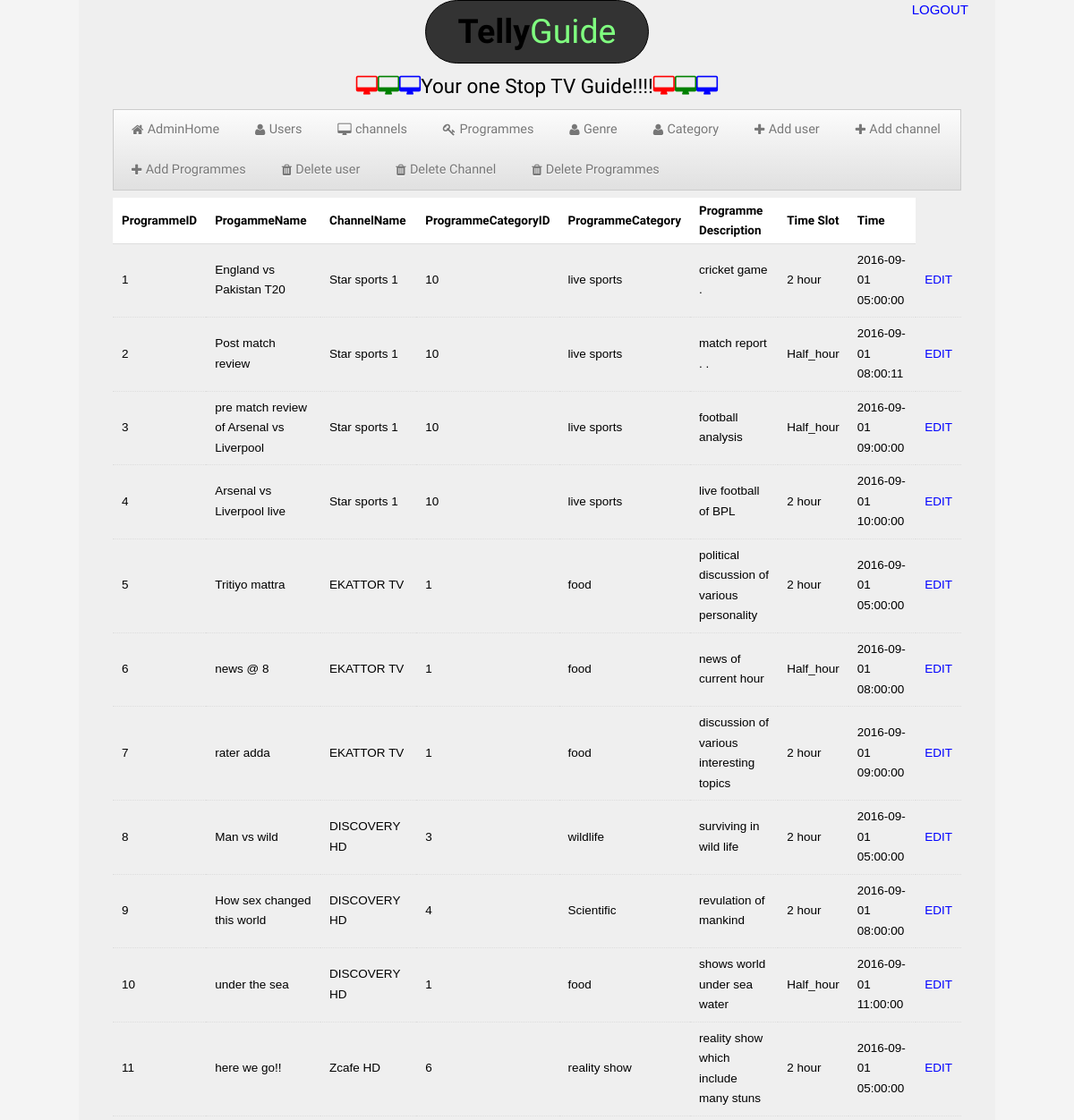
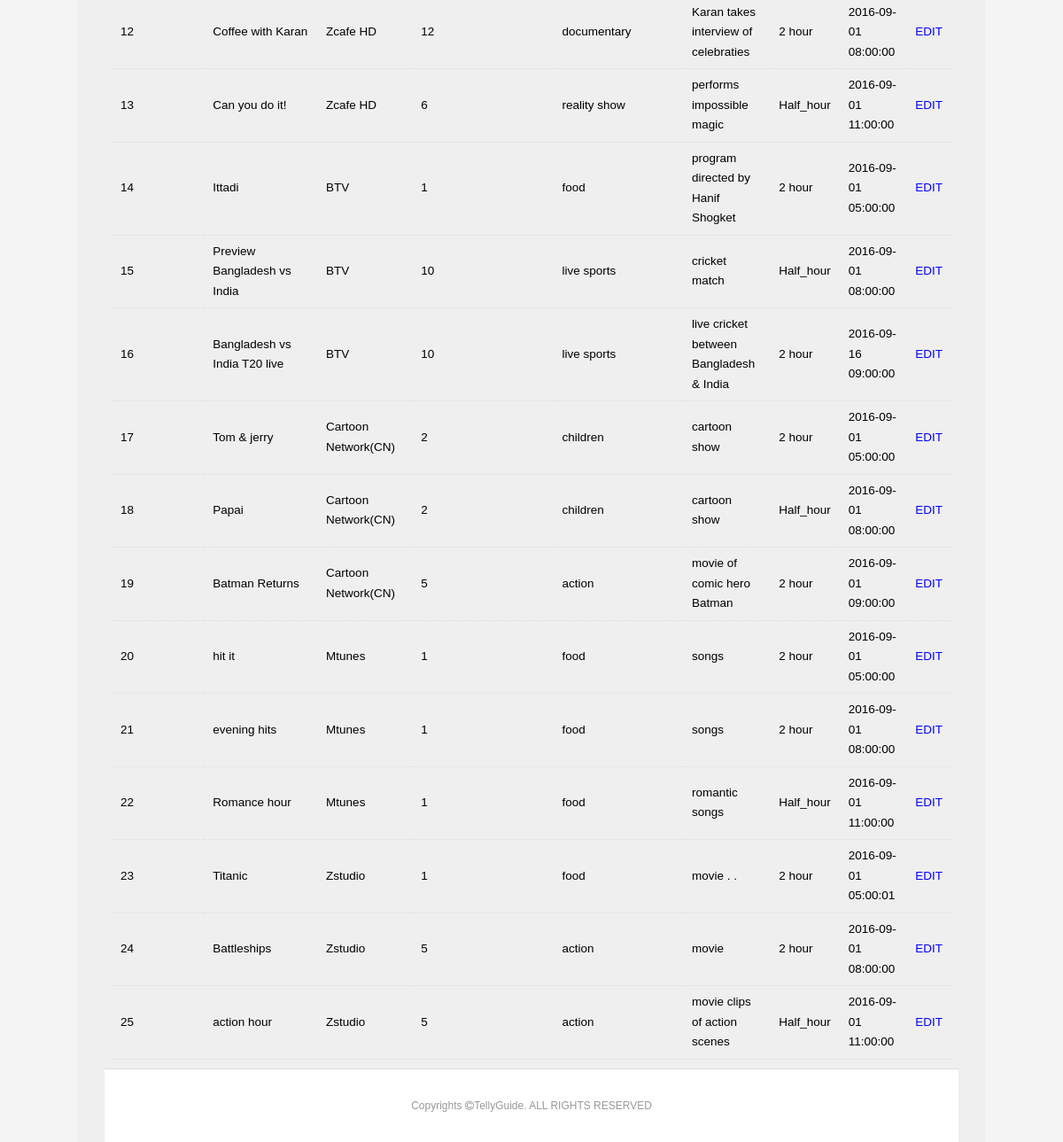
The app's page /viewprogrammes.php (signed in) with its own data (2 pictures, top to bottom).
### tables this page shows
CREATE TABLE `programme` (
  `ProgrammeID` int(11) NOT NULL,
  `ChannelID` int(11) NOT NULL,
  `ProgrameName` varchar(50) NOT NULL,
  `GenreID` int(11) NOT NULL,
  `ProgrammeDescription` varchar(750) NOT NULL,
  `ProgrammeTime` datetime NOT NULL,
  `TimeSlotID` int(11) NOT NULL
);

CREATE TABLE `channel` (
  `ChannelID` int(11) NOT NULL,
  `ChannelName` varchar(50) NOT NULL,
  `ChannelDescription` text NOT NULL,
  `ChannelLOGOUrl` varchar(50) NOT NULL,
  `ChannelCategoryID` int(11) NOT NULL
);

CREATE TABLE `genre` (
  `GenreID` int(11) NOT NULL,
  `GenreName` varchar(50) NOT NULL
);

CREATE TABLE `timeslot` (
  `TimeslotID` int(11) NOT NULL,
  `SlotDuration` varchar(50) NOT NULL
);

### viewprogrammes.php (the view, shortened to what this page needs)
<?php
	include("db.php");?>
<!DOCTYPE html>
<html>
<head>
	<link rel="stylesheet" type="text/css" href="css/kickstart.css" media="all" />
	<link rel="stylesheet" type="text/css" href="style.css" media="all" />
	<link rel="stylesheet" type="text/css" href="fonts/font-awesome-4.2.0/css/font-awesome.css" media="all" />
		<link rel="stylesheet" type="text/css" href="fonts/font-awesome-4.2.0/css/font-awesome.min.css" media="all" />
</head>
<body>
<div id="container" class="grid">
 <header>
 <div> <a href="logout.php" style="float:right; color:blue;">LOGOUT</a></div>
 <div class="col_6 column" id="jinish">
 	<h3 class="hover"><a href="userhome.php"><strong>Telly</strong>Guide</a></h3>
 </div>
 <div class="col_12 column" id="txt">
 <h5><i class="fa fa-desktop" style=" color:red;"></i><i class="fa fa-desktop" style=" color:green;"></i><i class="fa fa-desktop" style=" color:blue;"></i>Your one Stop TV Guide!!!!<i class="fa fa-desktop" style=" color:red;"></i><i class="fa fa-desktop" style=" color:green;"></i><i class="fa fa-desktop" style=" color:blue;"></i></h5>
	 </div>
 </header>
<div class="col_12 column">
<ul class="menu" class="hover">
<li ><a href="adminhome.php"><i class="fa fa-home pull-left" ></i>AdminHome</a></li>
<li><a href="viewusers.php"><i class="fa fa-user pull-left" ></i>Users</a></li>
<li><a href="viewchannels.php"><i class="fa fa-desktop pull-left" ></i>channels</a></li>
<li><a href="viewprogrammes.php"><i class="fa fa-key pull-left" ></i>Programmes</a></li>
<li><a href="viewgenre.php"><i class="fa fa-user pull-left" ></i>Genre</a></li>
<li><a href="viewcategory.php"><i class="fa fa-user pull-left" ></i>Category</a></li>
<li><a href="adduser.php"><i class="fa fa-plus pull-left" ></i>Add user</a></li>
<li><a href="addchannels.php"><i class="fa fa-plus pull-left" ></i>Add channel</a></li>
<li><a href="addprogrammes.php"><i class="fa fa-plus pull-left" ></i>Add Programmes</a></li>
<li><a href="deleteusers.php"><i class="fa fa-trash pull-left" ></i>Delete user</a></li>
<li><a href="deletechannels.php"><i class="fa fa-trash pull-left" ></i>Delete Channel</a></li>
<li><a href="deleteprogramme.php"><i class="fa fa-trash pull-left" ></i>Delete Programmes</a></li>
</ul></div>
<div class="col_12 column">
<?php
$sql = "SELECT * FROM `programme`";
$r=mysqli_query($conn,$sql);
echo '<table cellspacing="0" cellpadding="1px" class="striped">';
echo '<thead><tr>';
echo "<th>ProgrammeID</th>";
echo "<th>ProgammeName</th>";
echo "<th>ChannelName</th>";
echo "<th>ProgrammeCategoryID</th>";
echo "<th>ProgrammeCategory</th>";
echo "<th>Programme Description</th>";
echo "<th>Time Slot</th>";
echo "<th>Time</th>";
echo'</tr></thead>
<tbody>';
while($f=mysqli_fetch_assoc($r))
{ $cat=$f['GenreID'];
$chan=$f['ChannelID'];
$ts=$f['TimeSlotID'];
$sql2 = "SELECT * from genre WHERE GenreID=$cat";
$r2=mysqli_query($conn,$sql2);
$f2=mysqli_fetch_assoc($r2) ;
$sql3= "SELECT * FROM `channel` where ChannelID=$chan";
$r3=mysqli_query($conn,$sql3);
$f3=mysqli_fetch_assoc($r3) ;
$sql4= "SELECT * FROM `timeslot` where TimeslotID=$ts";
$r4=mysqli_query($conn,$sql4);
$f4=mysqli_fetch_assoc($r4) ;
$id=$f['ProgrammeID'];
echo "<tr >";
echo "<td>".$f['ProgrammeID']."</td>";
echo "<td>".$f['ProgrameName']."</td>";
echo "<td>".$f3['ChannelName']."</td>";
echo "<td>".$f['GenreID']."</td>";
echo "<td>".$f2['GenreName']."</td>";
echo "<td>".$f['ProgrammeDescription']."</td>";
echo "<td>".$f4['SlotDuration']."</td>";
echo "<td>".$f['ProgrammeTime']."</td>";
echo "<td>"."<a href='programmeupdate.php?pid=".$id."'>"."EDIT"."</a></td>";
echo "</tr>";
}
echo "</tbody></table>";
?>
</div>
<footer class="center" id="footer">
	<p>Copyrights <i class="fa fa-copyright"> </i>TellyGuide. ALL RIGHTS RESERVED<p>
</footer>
</div>
</body>
</html>

### css/kickstart.css (style rules this page uses)
* { -webkit-box-sizing: border-box; -moz-box-sizing: border-box; box-sizing: border-box; }
a { color:#4D99E0;outline:0; }
strong,b { color:#000;font-weight:bold; }
.center { text-align:center; float:center: }
article,aside,details,figcaption,figure, footer,header,hgroup,menu,nav,section { display:block; }
h1,h2,h3,h4,h5,h6 { font-weight:bold; line-height:140%; }
h3 { font-size:2.5em; margin:10px 0 10px 0; line-height:130%; }
h5 { font-size:1.5em; margin:10px 0 10px 0; }
p { margin:10px 0; }
ul, ol { padding:0; margin:0 0 20px 25px; }
li { padding:5px 0; margin:0; }
table { width:100%;margin:0 0 10px 0;text-align:left;border-collapse: collapse;display:block; overflow-x:auto; }
thead, tbody { margin:0;padding:0; }
tbody { overflow-x:auto; }
th, td { padding:7px 10px;font-size:0.9em;border-bottom:1px dotted #ddd;text-align:left; overflow-x:auto; }
thead th { font-size:0.9em;padding:3px 10px;border-bottom:1px solid #ddd; }
table.striped thead th { background:#fff; }

### style.css (style rules this page uses)
h1,h2,h3,h4,h5,h6 { font-family: "Arimo", arial, verdana, sans-serif; font-weight:normal; }
thead th, tbody th { font-family: "Arimo", arial, verdana, sans-serif; }
a { text-decoration:none; color:#80ff80; }
div ul li a { color:blue; }
.menu { font-family: "Arimo", arial, verdana, sans-serif; }
body { margin:0; padding:0 0 0 0; color:#000; background:#cccccc; font:normal 0.9em/150% 'Arimo', arial, verdana, sans-serif; text-shadow: 0 0 1px transparent; }
#footer { text-align:center; padding:20px; margin:0; border-top:1px solid #ddd; color:#999; font-size:0.8em; text-shadow:0px 1px 1px #fff; position: relative; top:0; left:0; background:#fff; }
#jinish { text-decoration:none; border:1px solid; margin:auto; padding:auto; min-height:50px; width:250px; background:#333333; text-align:center; border-radius:40px; float:center; }
#container { background: #efefef; overflow: auto; min-width: 960px; min-height: 300px; }
#txt { float:center; text-align:center; color#80ff80; }
body { font-family:arial; font-size: 15px; line-height: 1.5em; background: #f4f4f4; }
tr td a { color:blue; }

### css/kickstart-forms.css (style rules this page uses)
input[type="text"], textarea, button, a.button, a, input[type="file"] { -moz-transition: -moz-box-shadow 0.5s, border 0.5s, background 0.5s; -webkit-transition: -webkit-box-shadow 0.5s, border 0.5s, background 0.5s; -o-transition: box-shadow 0.5s, border 0.5s, background 0.5s; transition: box-shadow 0.5s, border 0.5s, background 0.5s; }

### css/kickstart-menus.css (style rules this page uses)
.menu { margin:0;padding:0;line-height:100%; font-size:0; position:relative;z-index:1000; }
.menu:after { clear:both;content:' ';display:block;font-size:0;line-height:0;visibility:hidden;width:0;height:0 }
.menu li { margin:0;padding:0;list-style-type:none;display:inline-block;*display:inline;position:relative;zoom:1;line-height:inherit; top:0;left:0;font-size:16px; }
.menu li a { margin:0;padding:0;display:block;display:inline;display:inline-block;position:relative;zoom:1;line-height:100%;top:0;left:0; }
.menu { border:1px solid #ccc; background: #eee; background: -moz-linear-gradient(top, rgba(252,252,252,1) 0%, rgba(224,224,224,1) 100%); background: -webkit-gradient(linear, left top, left bottom, color-stop(0%,rgba(252,252,252,1)), color-stop(100%,rgba(224,224,224,1))); background: -webkit-linear-gradient(top, rgba(252,252,252,1) 0%,rgba(224,224,224,1) 100%); background: -o-linear-gradient(top, rgba(252,252,252,1) 0%,rgba(224,224,224,1) 100%); background: linear-gradient(top, rgba(252,252,252,1) 0%,rgba(224,224,224,1) 100%); z-index:600; }
.menu li a { text-shadow:0px 1px 1px #fff; padding:15px 20px; text-decoration:none; font-size:0.9em; color: #777; }

### css/kickstart-grid.css (style rules this page uses)
.grid { max-width:1220px; margin:0 auto; padding:0 2em; }
.col_6 { width: 48.333333333333%; }
.col_12 { width: 98.333333333333%; }
*[class*="col_"] { margin-left: 0.83333333333333%; margin-right: 0.83333333333333%; margin-top:0.5em; margin-bottom:0.5em; float: center; display: block; }
@media all and (min-width: 1024px) and (max-width: 1280px) { .grid { max-width: 1024px; } }

### records on screen
programme: ProgrammeID "1", ProgrameName "England vs Pakistan T20", ChannelID.ChannelName "Star sports 1", GenreID "10", GenreID.GenreName "live sports", ProgrammeDescription "cricket game .", TimeSlotID.SlotDuration "2 hour", ProgrammeTime "2016-09-01 05:00:00"
programme: ProgrammeID "2", ProgrameName "Post match review", ChannelID.ChannelName "Star sports 1", GenreID "10", GenreID.GenreName "live sports", ProgrammeDescription "match report . .", TimeSlotID.SlotDuration "Half_hour", ProgrammeTime "2016-09-01 08:00:11"
programme: ProgrammeID "3", ProgrameName "pre match review of Arsenal vs Liverpool", ChannelID.ChannelName "Star sports 1", GenreID "10", GenreID.GenreName "live sports", ProgrammeDescription "football analysis", TimeSlotID.SlotDuration "Half_hour", ProgrammeTime "2016-09-01 09:00:00"
programme: ProgrammeID "4", ProgrameName "Arsenal vs Liverpool live", ChannelID.ChannelName "Star sports 1", GenreID "10", GenreID.GenreName "live sports", ProgrammeDescription "live football of BPL", TimeSlotID.SlotDuration "2 hour", ProgrammeTime "2016-09-01 10:00:00"
programme: ProgrammeID "5", ProgrameName "Tritiyo mattra", ChannelID.ChannelName "EKATTOR TV", GenreID "1", GenreID.GenreName "food", ProgrammeDescription "political discussion of various personality", TimeSlotID.SlotDuration "2 hour", ProgrammeTime "2016-09-01 05:00:00"
programme: ProgrammeID "6", ProgrameName "news @ 8", ChannelID.ChannelName "EKATTOR TV", GenreID "1", GenreID.GenreName "food", ProgrammeDescription "news of current hour", TimeSlotID.SlotDuration "Half_hour", ProgrammeTime "2016-09-01 08:00:00"
programme: ProgrammeID "7", ProgrameName "rater adda", ChannelID.ChannelName "EKATTOR TV", GenreID "1", GenreID.GenreName "food", ProgrammeDescription "discussion of various interesting topics", TimeSlotID.SlotDuration "2 hour", ProgrammeTime "2016-09-01 09:00:00"
programme: ProgrammeID "8", ProgrameName "Man vs wild", ChannelID.ChannelName "DISCOVERY HD", GenreID "3", GenreID.GenreName "wildlife", ProgrammeDescription "surviving in wild life", TimeSlotID.SlotDuration "2 hour", ProgrammeTime "2016-09-01 05:00:00"
programme: ProgrammeID "9", ProgrameName "How sex changed this world", ChannelID.ChannelName "DISCOVERY HD", GenreID "4", GenreID.GenreName "Scientific", ProgrammeDescription "revulation of mankind", TimeSlotID.SlotDuration "2 hour", ProgrammeTime "2016-09-01 08:00:00"
programme: ProgrammeID "10", ProgrameName "under the sea", ChannelID.ChannelName "DISCOVERY HD", GenreID "1", GenreID.GenreName "food", ProgrammeDescription "shows world under sea water", TimeSlotID.SlotDuration "Half_hour", ProgrammeTime "2016-09-01 11:00:00"
programme: ProgrammeID "11", ProgrameName "here we go!!", ChannelID.ChannelName "Zcafe HD", GenreID "6", GenreID.GenreName "reality show", ProgrammeDescription "reality show which include many stuns", TimeSlotID.SlotDuration "2 hour", ProgrammeTime "2016-09-01 05:00:00"
programme: ProgrammeID "12", ProgrameName "Coffee with Karan", ChannelID.ChannelName "Zcafe HD", GenreID "12", GenreID.GenreName "documentary", ProgrammeDescription "Karan takes interview of celebraties", TimeSlotID.SlotDuration "2 hour", ProgrammeTime "2016-09-01 08:00:00"
programme: ProgrammeID "13", ProgrameName "Can you do it!", ChannelID.ChannelName "Zcafe HD", GenreID "6", GenreID.GenreName "reality show", ProgrammeDescription "performs impossible magic", TimeSlotID.SlotDuration "Half_hour", ProgrammeTime "2016-09-01 11:00:00"
programme: ProgrammeID "14", ProgrameName "Ittadi", ChannelID.ChannelName "BTV", GenreID "1", GenreID.GenreName "food", ProgrammeDescription "program directed by Hanif Shogket", TimeSlotID.SlotDuration "2 hour", ProgrammeTime "2016-09-01 05:00:00"
programme: ProgrammeID "15", ProgrameName "Preview Bangladesh vs India", ChannelID.ChannelName "BTV", GenreID "10", GenreID.GenreName "live sports", ProgrammeDescription "cricket match", TimeSlotID.SlotDuration "Half_hour", ProgrammeTime "2016-09-01 08:00:00"
programme: ProgrammeID "16", ProgrameName "Bangladesh vs India T20 live", ChannelID.ChannelName "BTV", GenreID "10", GenreID.GenreName "live sports", ProgrammeDescription "live cricket between Bangladesh & India", TimeSlotID.SlotDuration "2 hour", ProgrammeTime "2016-09-16 09:00:00"
programme: ProgrammeID "17", ProgrameName "Tom & jerry", ChannelID.ChannelName "Cartoon Network(CN)", GenreID "2", GenreID.GenreName "children", ProgrammeDescription "cartoon show", TimeSlotID.SlotDuration "2 hour", ProgrammeTime "2016-09-01 05:00:00"
programme: ProgrammeID "18", ProgrameName "Papai", ChannelID.ChannelName "Cartoon Network(CN)", GenreID "2", GenreID.GenreName "children", ProgrammeDescription "cartoon show", TimeSlotID.SlotDuration "Half_hour", ProgrammeTime "2016-09-01 08:00:00"
programme: ProgrammeID "19", ProgrameName "Batman Returns", ChannelID.ChannelName "Cartoon Network(CN)", GenreID "5", GenreID.GenreName "action", ProgrammeDescription "movie of comic hero Batman", TimeSlotID.SlotDuration "2 hour", ProgrammeTime "2016-09-01 09:00:00"
programme: ProgrammeID "20", ProgrameName "hit it", ChannelID.ChannelName "Mtunes", GenreID "1", GenreID.GenreName "food", ProgrammeDescription "songs", TimeSlotID.SlotDuration "2 hour", ProgrammeTime "2016-09-01 05:00:00"
programme: ProgrammeID "21", ProgrameName "evening hits", ChannelID.ChannelName "Mtunes", GenreID "1", GenreID.GenreName "food", ProgrammeDescription "songs", TimeSlotID.SlotDuration "2 hour", ProgrammeTime "2016-09-01 08:00:00"
programme: ProgrammeID "22", ProgrameName "Romance hour", ChannelID.ChannelName "Mtunes", GenreID "1", GenreID.GenreName "food", ProgrammeDescription "romantic songs", TimeSlotID.SlotDuration "Half_hour", ProgrammeTime "2016-09-01 11:00:00"
programme: ProgrammeID "23", ProgrameName "Titanic", ChannelID.ChannelName "Zstudio", GenreID "1", GenreID.GenreName "food", ProgrammeDescription "movie . .", TimeSlotID.SlotDuration "2 hour", ProgrammeTime "2016-09-01 05:00:01"
programme: ProgrammeID "24", ProgrameName "Battleships", ChannelID.ChannelName "Zstudio", GenreID "5", GenreID.GenreName "action", ProgrammeDescription "movie", TimeSlotID.SlotDuration "2 hour", ProgrammeTime "2016-09-01 08:00:00"
programme: ProgrammeID "25", ProgrameName "action hour", ChannelID.ChannelName "Zstudio", GenreID "5", GenreID.GenreName "action", ProgrammeDescription "movie clips of action scenes", TimeSlotID.SlotDuration "Half_hour", ProgrammeTime "2016-09-01 11:00:00"
